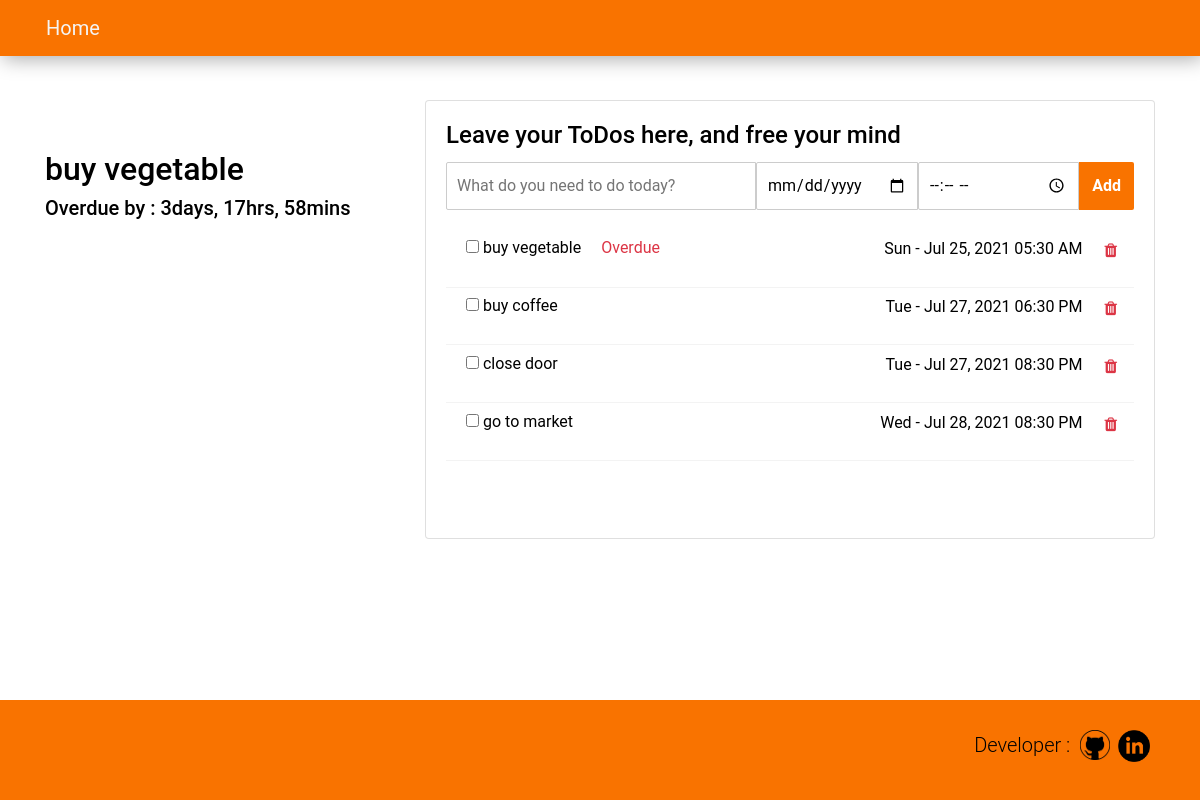
Page /todos/ on the earlier database version.
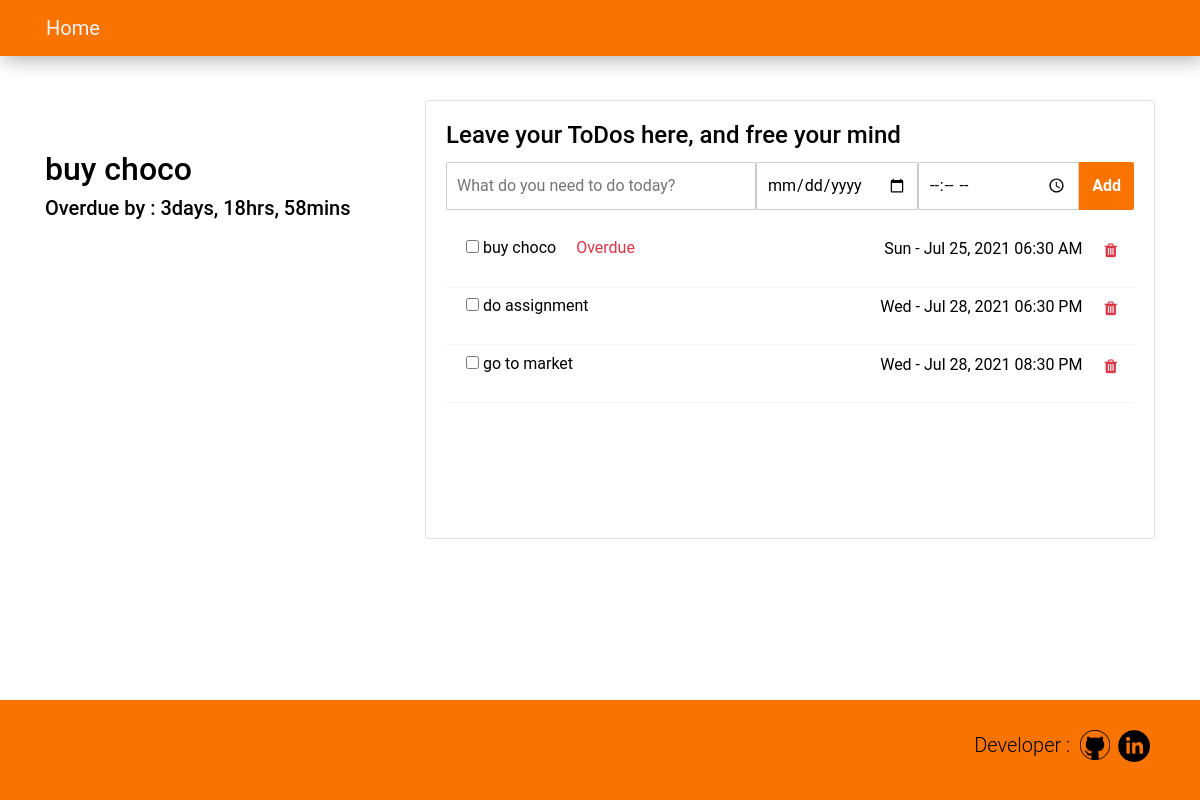
Same page on the later database version.
### tables this page shows
CREATE TABLE todo (
       id integer primary key AUTOINCREMENT not null,
       title text not null,
       description text,
       due_date date,
       due_time timestamp,
       status text);

### todo.py (the view, shortened to what this page needs)
@bp.route('/todos/', methods=['GET', 'POST'])
def todos():
    conn = db.get_db()
    cursor = conn.cursor()
    if request.method == "GET":
        cursor.execute("select id, title, due_date, due_time from todo order by due_date, due_time")
        data = cursor.fetchall()
        first_data = data[0]
        rem_time, status = rem_time_calc(first_data)
        return render_template('todo/todos.html', data=data, first_data=first_data, rem_time=rem_time, status=status, format_date=format_date, format_time=format_time, check_overdue=check_overdue)#nav_right_text=username

### db.py (called while the page is built)
def get_db():
	if 'db' not in g:
		dbname = current_app.config['DATABASE']
		g.db = sqlite3.connect(dbname)
	return g.db

### todo.py (called while the page is built)
def rem_time_calc(f):
	due_date = datetime.datetime.strptime(f[2], '%Y-%m-%d')
	dt = f[3].split(':')
	due_time = datetime.timedelta(hours=int(dt[0]), minutes=int(dt[1]))
	due_datetime = due_date+due_time
	current_datetime = datetime.datetime.now()
	rem_time = due_datetime - current_datetime
	days = abs(rem_time.days)
	seconds = rem_time.seconds
	hours = seconds//3600
	minutes = (seconds//60)%60
	if days==0:
		rem_time = f'{hours}hrs, {minutes}mins'
	else:
		rem_time = f'{days}days, {hours}hrs, {minutes}mins'
	if due_datetime > current_datetime:
		status = 'Due'
	else:
		status = 'Overdue'
	return rem_time, status

def check_overdue(due_date, due_time):
	due_date = datetime.datetime.strptime(due_date, '%Y-%m-%d')
	dt = due_time.split(':')
	due_time = datetime.timedelta(hours=int(dt[0]), minutes=int(dt[1]))
	due_datetime = due_date+due_time
	current_datetime = datetime.datetime.now()
	if due_datetime < current_datetime:
		status = 'Overdue'
		return status

def format_date(d):
	d = datetime.datetime.strptime(str(d), '%Y-%m-%d')
	d = d.strftime("%a - %b %d, %Y")
	return d

def format_time(t):
	t = datetime.datetime.strptime(t, "%H:%M")
	t = t.strftime("%I:%M %p")
	return t

### templates/todo/todos.html (shortened to what this page needs)
{% extends "todo/base.html" %}
{% block header %}
	<div class='row'>
	    <div class='col-lg-4'>
		<div style='margin-top:50px; margin-bottom:50px'>
		<h2>{{first_data[1]}}</h2>
		<h5>{{status}} by : {{rem_time}}</h5>
		</div>
	    </div>
	    <div class='col-lg-8'>
                <div class="card">
                    <div class="card-body">
                        <h4 class="card-title">Leave your ToDos here, and free your mind</h4>
			<form action="{{url_for('todo.todos')}}" method="POST">
                        <div class="d-flex">
				<input type="text" class=" todo-input" placeholder="What do you need to do today?" name='new-todo' required>
				<input type="date" class=" todo-input todo-date" placeholder="Enter the due date" name='new-todo-date'>
				<input type="time" class=" todo-input todo-time" placeholder="Enter the due date" name='new-todo-time'>
				<button type='submit' class="btn todo-add-btn">Add</button>
			</div>
			</form>
			    <div class='scroll-area-sm'>
                            <ul class="todo-list">
				{% for id, title, due_date, due_time in data %}
                                <li>
				<div class='content-wrapper '>
                                    <form action="{{url_for('todo.tick', id=id)}}" method="POST">
                                    <div class="form-check"> <label class="form-check-label"> <input class="checkbox" type="checkbox" name='tick' value='completed'> {{title}} </label>
					{%if check_overdue(due_date,due_time)=='Overdue'%}
					<div style='color:#DC3545; float:right; margin-left:20px'>Overdue</div>{%endif%}
				     </div>
				    </form>
				    <div class="content-right">
				    <form action="{{url_for('todo.delete', id=id)}}" method="POST">
					{{format_date(due_date)}}  {{format_time(due_time)}}<button class="border-0 btn-transition btn btn-outline-danger" style="margin-left:10px"> <i class="fa fa-trash"></i> </button> </div>
				</div>
                                </li>
				{%endfor%}
                            </ul>
			    </div>
                    </div>
                </div>
	   </div>
	</div>
{% endblock %}

### templates/todo/base.html (shortened to what this page needs)
<html>
	<head>
		<link rel="stylesheet" href="https://stackpath.bootstrapcdn.com/bootstrap/4.4.1/css/bootstrap.min.css">
		<link href='{{ url_for('static', filename='main.css')}}' rel='stylesheet'/>
		<link rel="stylesheet" href="https://cdnjs.cloudflare.com/ajax/libs/font-awesome/4.7.0/css/font-awesome.min.css">
	</head>
	<body>
		<nav class="navbar fixed-top ">
			  <a class="navbar-brand" href="/">Home</a>
		</nav>
		<div class="container" id='main' style='margin-top:100px; margin-bottom:150px'>
			{% block header %}
			{% endblock %}
		</div>
		<footer class="footer fixed-bottom">
			<div class="row">
				<div class='row' id='developer'>
					<p class="text-center lead">Developer : &nbsp;</p>
					 <a href="https://github.com/amirul-dev">
	  					<img src='{{ url_for('static', filename='github.png')}}' alt="github" height='30px' width='30px'>
					</a>
					<a href="https://www.linkedin.com/in/amirul-haqe/">
	  					<img src='{{ url_for('static', filename='linkedin.png')}}' alt="github" height='32px' width='32px'>
					</a>
				</div>
			</div>
		</footer>
	</body>
</html>

### static/main.css (style rules this page uses)
:root { --orange: #F97300; }
p { font-family:Roboto; font-size:16px; }
body { margin:auto; font-family:Roboto; font-size:16px; color:black; background-color:white; }
.navbar { background: var(--orange); box-shadow: 3px 3px 20px #aaaaaa; }
.nav-link , .navbar-brand { color: #f4f4f4; margin-left:30px; }
.footer { height:100px; background:var(--orange); }
.btn { color:white; background:var(--orange); }
#developer { margin-top:30px; position: absolute; right:0px; margin-right:50px; }
.todo-add-btn { border-radius: 2px; border-top-left-radius: 0; border-bottom-left-radius: 0; font-weight:bold; }
.todo-input { width: 100%; padding: 10px; border: 1px solid #ccc; border-radius: 2px; border-top-right-radius: 0; border-bottom-right-radius: 0; }
.todo-date, .todo-time { width:50% }
.d-flex { margin-bottom:20px; }
.todo-list { list-style: none; padding: 0px; list-style: none; }
.todo-list li { padding: .4rem 0; border-bottom: 1px solid #f3f3f3 }
.content-wrapper { display: flex; }
.content-right { margin-left: auto; margin-right:5px; }
.todo-list .btn { background:white; }
.btn-outline-danger { color: #DC3545; }
.scroll-area-sm { height: 288px; overflow-x: hidden }

Differences in the rows shown:
removed todo: title "buy vegetable", shows "Overdue", due_date "Sun - Jul 25, 2021", due_time "05:30 AM"
removed todo: title "buy coffee", due_date "Tue - Jul 27, 2021", due_time "06:30 PM"
removed todo: title "close door", due_date "Tue - Jul 27, 2021", due_time "08:30 PM"
added todo: title "buy choco", shows "Overdue", due_date "Sun - Jul 25, 2021", due_time "06:30 AM"
added todo: title "do assignment", due_date "Wed - Jul 28, 2021", due_time "06:30 PM"
Other differences:
{{ rem_time }}: "3days, 17hrs, 58mins" → "3days, 18hrs, 58mins"
